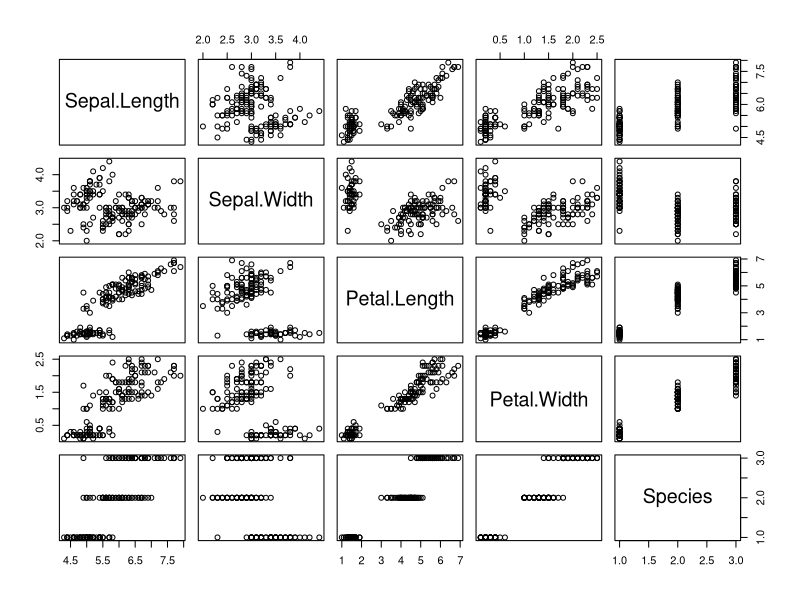
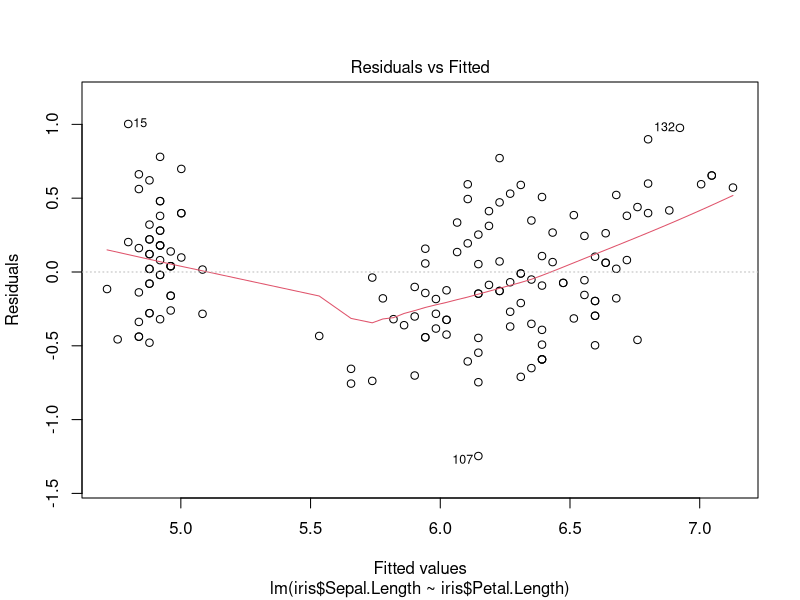
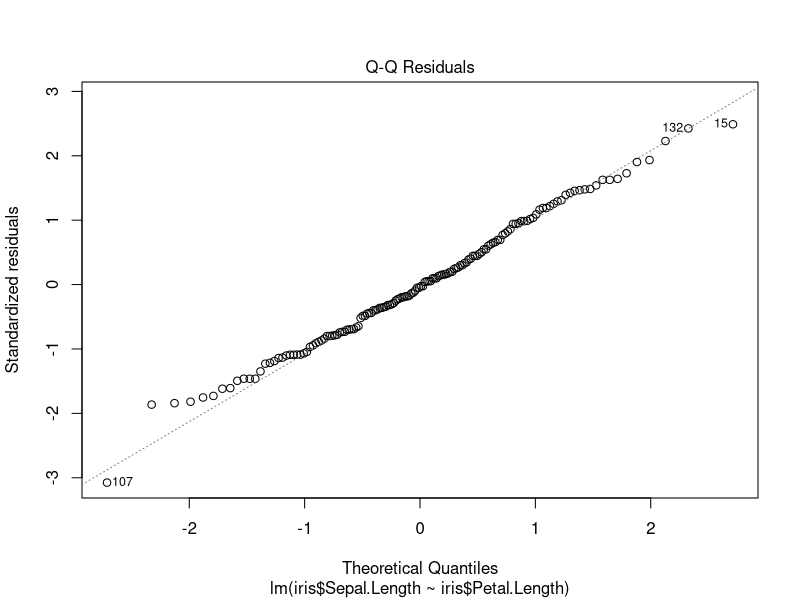
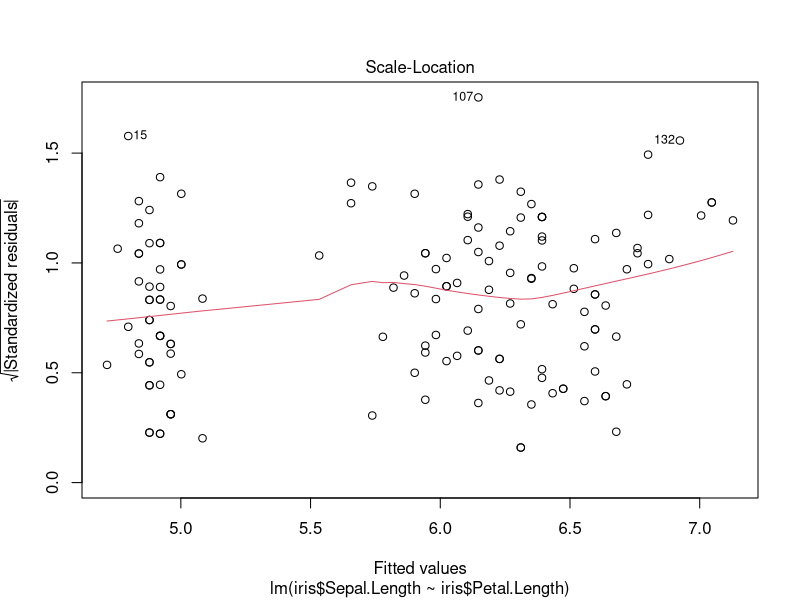
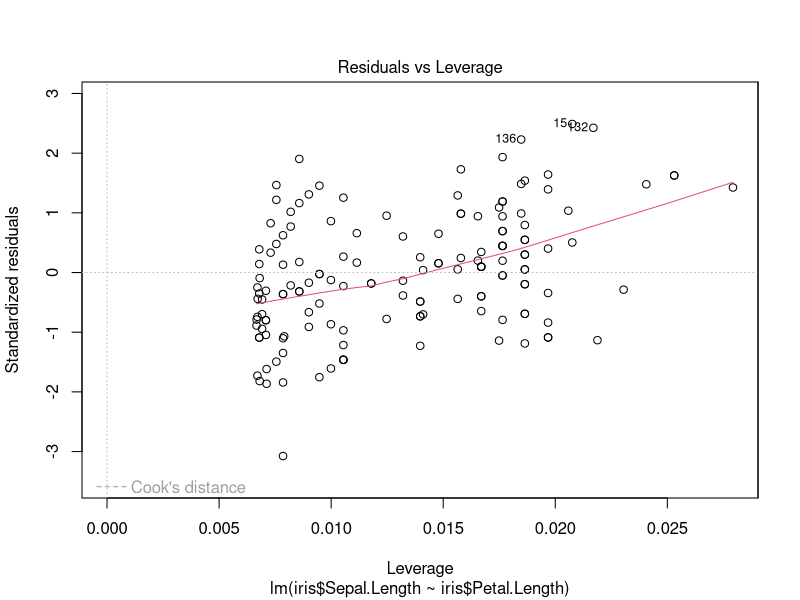

Source code (R) for these figures, in order:
# look at top 6 rows

head(iris)

# look at the structure of data

str(iris)

plot(iris)

summary(iris)

lm(iris$Sepal.Length ~ iris$Petal.Length)

model <- lm(iris$Sepal.Length ~ iris$Petal.Length)

summary(model)

plot(model)



